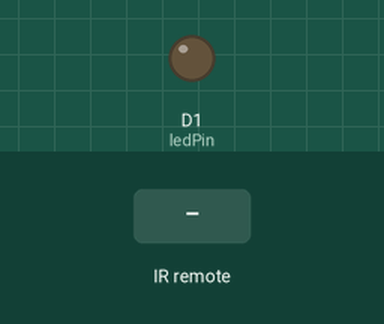
This sketch was run on a simulated ESP8266 (NodeMCU). On the bench: output pins drawn as LEDs (lit = HIGH). The inputs (shaded band) are chosen by the test bench.

Above: at 1.2 s.
1.3 s: infrared code 0x40BF48B7 received
At 2.5 s:
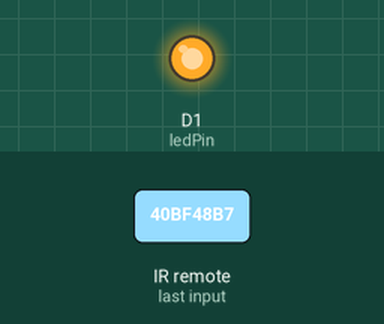
Timing chart, 0 to 4.3 s (numbered marks = the images above; inputs shaded):
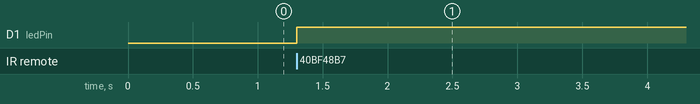

The sketch:

ir-sonser.ino
```cpp
#include <IRremoteESP8266.h>
#include <IRrecv.h>
#include <IRutils.h>

// Define the pin for the LED
const int ledPin = D1;

// Define the pin for the IR receiver
const int IRpin = D5;

// Initialize the IR receiver
IRrecv irrecv(IRpin);

decode_results results;

void setup()
{
  // Initialize LED pin as an output
  pinMode(ledPin, OUTPUT);

  // Start the IR receiver
  irrecv.enableIRIn();
}

void loop() {
  // Check if IR signal is received
  if (irrecv.decode(&results)) {
    // If the received IR signal matches the power button signal
    if (results.value == 0x40BF48B7) {
      // Toggle LED state
      digitalWrite(ledPin, !digitalRead(ledPin));
    }
    // Reset the IR receiver for the next signal
    irrecv.resume();
  }
}
```

Measured:
- after the input at 1.3 s, D1 (ledPin): LOW → HIGH at once
